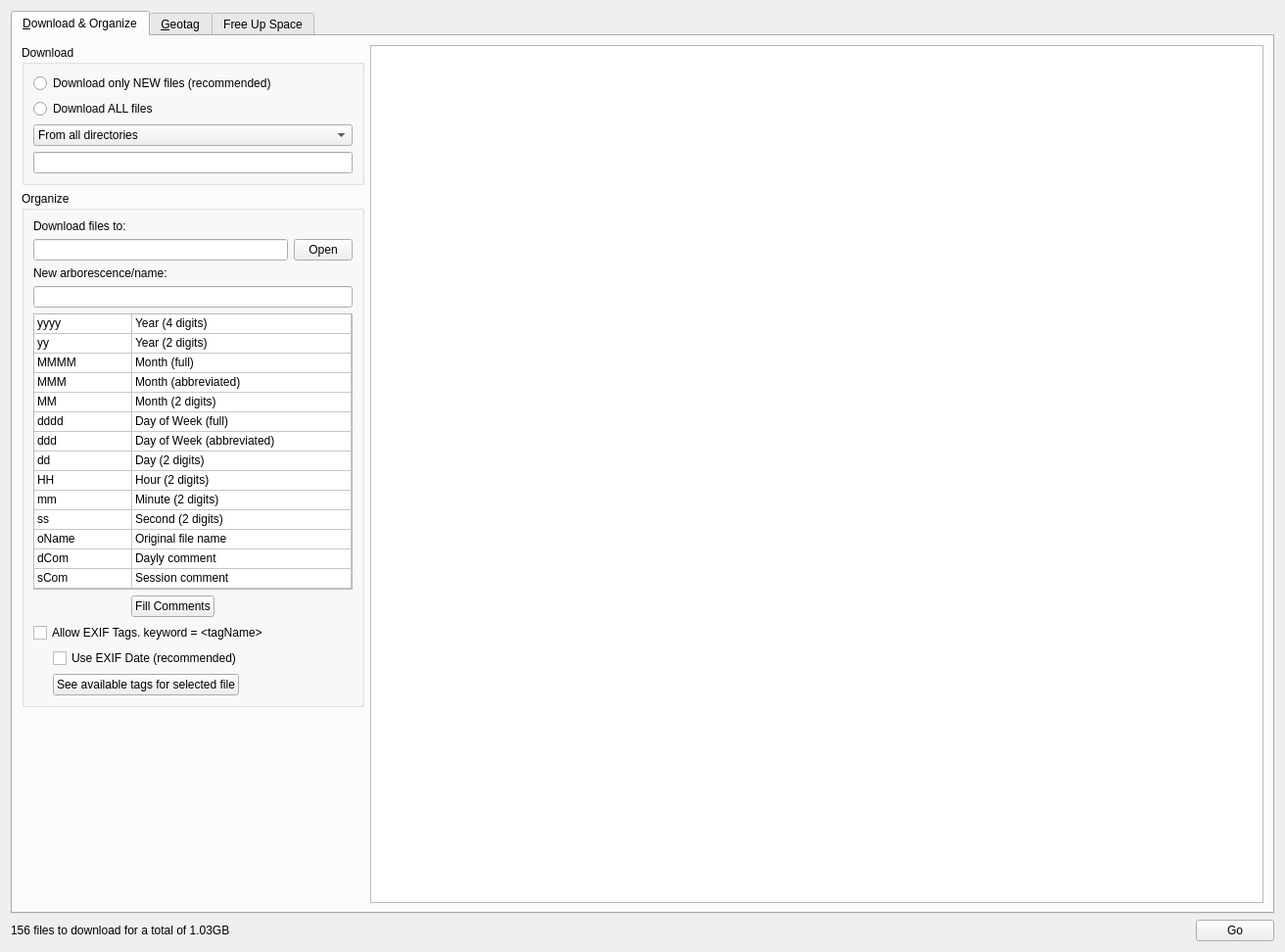
<?xml version="1.0" encoding="UTF-8"?>
<ui version="4.0">
 <class>DeviceConfigView</class>
 <widget class="QWidget" name="DeviceConfigView">
  <property name="geometry">
   <rect>
    <x>0</x>
    <y>0</y>
    <width>1312</width>
    <height>972</height>
   </rect>
  </property>
  <layout class="QVBoxLayout" name="verticalLayout_11" stretch="1,0">
   <item>
    <widget class="QTabWidget" name="Tabs">
     <property name="windowTitle">
      <string>Wizard</string>
     </property>
     <property name="windowIcon">
      <iconset resource="resources.qrc">
       <normaloff>:/icons/picsDL</normaloff>:/icons/picsDL</iconset>
     </property>
     <property name="currentIndex">
      <number>0</number>
     </property>
     <widget class="QWidget" name="Organize">
      <attribute name="icon">
       <iconset resource="resources.qrc">
        <normaloff>:/icons/download</normaloff>:/icons/download</iconset>
      </attribute>
      <attribute name="title">
       <string>&amp;Download &amp;&amp; Organize</string>
      </attribute>
      <attribute name="toolTip">
       <string>Choose which files will be transfered and how they will be organized</string>
      </attribute>
      <layout class="QHBoxLayout" name="horizontalLayout_3" stretch="1,4">
       <item>
        <layout class="QVBoxLayout" name="verticalLayout_2">
         <item>
          <widget class="QGroupBox" name="groupBox">
           <property name="maximumSize">
            <size>
             <width>16777215</width>
             <height>200</height>
            </size>
           </property>
           <property name="title">
            <string>Download</string>
           </property>
           <property name="flat">
            <bool>false</bool>
           </property>
           <property name="checkable">
            <bool>false</bool>
           </property>
           <layout class="QVBoxLayout" name="verticalLayout_3">
            <item>
             <widget class="QRadioButton" name="newRadio">
              <property name="text">
               <string>Download only NEW files (recommended)</string>
              </property>
             </widget>
            </item>
            <item>
             <widget class="QRadioButton" name="allRadio">
              <property name="text">
               <string>Download ALL files</string>
              </property>
             </widget>
            </item>
            <item>
             <widget class="QComboBox" name="filterType">
              <property name="sizeAdjustPolicy">
               <enum>QComboBox::AdjustToContents</enum>
              </property>
              <property name="iconSize">
               <size>
                <width>20</width>
                <height>30</height>
               </size>
              </property>
              <item>
               <property name="text">
                <string>From all directories</string>
               </property>
              </item>
              <item>
               <property name="text">
                <string>From all directories except:</string>
               </property>
              </item>
              <item>
               <property name="text">
                <string>Only from these directories:</string>
               </property>
              </item>
             </widget>
            </item>
            <item>
             <widget class="QLineEdit" name="filter"/>
            </item>
           </layout>
          </widget>
         </item>
         <item>
          <widget class="QGroupBox" name="groupBox_2">
           <property name="minimumSize">
            <size>
             <width>350</width>
             <height>0</height>
            </size>
           </property>
           <property name="title">
            <string>Organize</string>
           </property>
           <layout class="QVBoxLayout" name="verticalLayout_6">
            <item>
             <layout class="QVBoxLayout" name="verticalLayout_5">
              <item>
               <widget class="QLabel" name="label">
                <property name="text">
                 <string>Download files to:</string>
                </property>
               </widget>
              </item>
              <item>
               <layout class="QHBoxLayout" name="horizontalLayout">
                <item>
                 <widget class="QLineEdit" name="DLToLine"/>
                </item>
                <item>
                 <widget class="QPushButton" name="openButton">
                  <property name="maximumSize">
                   <size>
                    <width>60</width>
                    <height>16777215</height>
                   </size>
                  </property>
                  <property name="text">
                   <string>Open</string>
                  </property>
                  <property name="icon">
                   <iconset resource="resources.qrc">
                    <normaloff>:/icons/folder</normaloff>:/icons/folder</iconset>
                  </property>
                 </widget>
                </item>
               </layout>
              </item>
              <item>
               <widget class="QLabel" name="label_2">
                <property name="text">
                 <string>New arborescence/name:</string>
                </property>
               </widget>
              </item>
              <item>
               <widget class="QLineEdit" name="newNameEdit"/>
              </item>
              <item>
               <widget class="QTableWidget" name="keywordsTable">
                <property name="sizePolicy">
                 <sizepolicy hsizetype="Expanding" vsizetype="Fixed">
                  <horstretch>0</horstretch>
                  <verstretch>0</verstretch>
                 </sizepolicy>
                </property>
                <property name="minimumSize">
                 <size>
                  <width>0</width>
                  <height>0</height>
                 </size>
                </property>
                <property name="verticalScrollBarPolicy">
                 <enum>Qt::ScrollBarAlwaysOff</enum>
                </property>
                <property name="horizontalScrollBarPolicy">
                 <enum>Qt::ScrollBarAlwaysOff</enum>
                </property>
                <property name="sizeAdjustPolicy">
                 <enum>QAbstractScrollArea::AdjustToContents</enum>
                </property>
                <property name="editTriggers">
                 <set>QAbstractItemView::NoEditTriggers</set>
                </property>
                <property name="selectionMode">
                 <enum>QAbstractItemView::NoSelection</enum>
                </property>
                <property name="selectionBehavior">
                 <enum>QAbstractItemView::SelectRows</enum>
                </property>
                <attribute name="horizontalHeaderVisible">
                 <bool>false</bool>
                </attribute>
                <attribute name="horizontalHeaderStretchLastSection">
                 <bool>true</bool>
                </attribute>
                <attribute name="verticalHeaderVisible">
                 <bool>false</bool>
                </attribute>
                <attribute name="verticalHeaderDefaultSectionSize">
                 <number>20</number>
                </attribute>
                <attribute name="verticalHeaderMinimumSectionSize">
                 <number>20</number>
                </attribute>
                <attribute name="verticalHeaderStretchLastSection">
                 <bool>false</bool>
                </attribute>
                <row>
                 <property name="text">
                  <string>New Row</string>
                 </property>
                </row>
                <row>
                 <property name="text">
                  <string>New Row</string>
                 </property>
                </row>
                <row>
                 <property name="text">
                  <string>New Row</string>
                 </property>
                </row>
                <row>
                 <property name="text">
                  <string>New Row</string>
                 </property>
                </row>
                <row>
                 <property name="text">
                  <string>New Row</string>
                 </property>
                </row>
                <row>
                 <property name="text">
                  <string>day</string>
                 </property>
                </row>
                <row>
                 <property name="text">
                  <string>New Row</string>
                 </property>
                </row>
                <row>
                 <property name="text">
                  <string>New Row</string>
                 </property>
                </row>
                <row>
                 <property name="text">
                  <string>New Row</string>
                 </property>
                </row>
                <row>
                 <property name="text">
                  <string>New Row</string>
                 </property>
                </row>
                <row>
                 <property name="text">
                  <string>New Row</string>
                 </property>
                </row>
                <row>
                 <property name="text">
                  <string>New Row</string>
                 </property>
                </row>
                <row>
                 <property name="text">
                  <string>dCom</string>
                 </property>
                </row>
                <row>
                 <property name="text">
                  <string>sCom</string>
                 </property>
                </row>
                <column>
                 <property name="text">
                  <string>Keyword</string>
                 </property>
                </column>
                <column>
                 <property name="text">
                  <string>Value</string>
                 </property>
                </column>
                <item row="0" column="0">
                 <property name="text">
                  <string>yyyy</string>
                 </property>
                </item>
                <item row="0" column="1">
                 <property name="text">
                  <string>Year (4 digits)</string>
                 </property>
                </item>
                <item row="1" column="0">
                 <property name="text">
                  <string>yy</string>
                 </property>
                </item>
                <item row="1" column="1">
                 <property name="text">
                  <string>Year (2 digits)</string>
                 </property>
                </item>
                <item row="2" column="0">
                 <property name="text">
                  <string>MMMM</string>
                 </property>
                </item>
                <item row="2" column="1">
                 <property name="text">
                  <string>Month (full)</string>
                 </property>
                </item>
                <item row="3" column="0">
                 <property name="text">
                  <string>MMM</string>
                 </property>
                </item>
                <item row="3" column="1">
                 <property name="text">
                  <string>Month (abbreviated)</string>
                 </property>
                </item>
                <item row="4" column="0">
                 <property name="text">
                  <string>MM</string>
                 </property>
                </item>
                <item row="4" column="1">
                 <property name="text">
                  <string>Month (2 digits)</string>
                 </property>
                </item>
                <item row="5" column="0">
                 <property name="text">
                  <string>dddd</string>
                 </property>
                </item>
                <item row="5" column="1">
                 <property name="text">
                  <string>Day of Week (full)</string>
                 </property>
                </item>
                <item row="6" column="0">
                 <property name="text">
                  <string>ddd</string>
                 </property>
                </item>
                <item row="6" column="1">
                 <property name="text">
                  <string>Day of Week (abbreviated)</string>
                 </property>
                </item>
                <item row="7" column="0">
                 <property name="text">
                  <string>dd</string>
                 </property>
                </item>
                <item row="7" column="1">
                 <property name="text">
                  <string>Day (2 digits)</string>
                 </property>
                </item>
                <item row="8" column="0">
                 <property name="text">
                  <string>HH</string>
                 </property>
                </item>
                <item row="8" column="1">
                 <property name="text">
                  <string>Hour (2 digits)</string>
                 </property>
                </item>
                <item row="9" column="0">
                 <property name="text">
                  <string>mm</string>
                 </property>
                </item>
                <item row="9" column="1">
                 <property name="text">
                  <string>Minute (2 digits)</string>
                 </property>
                </item>
                <item row="10" column="0">
                 <property name="text">
                  <string>ss</string>
                 </property>
                </item>
                <item row="10" column="1">
                 <property name="text">
                  <string>Second (2 digits)</string>
                 </property>
                </item>
                <item row="11" column="0">
                 <property name="text">
                  <string>oName</string>
                 </property>
                </item>
                <item row="11" column="1">
                 <property name="text">
                  <string>Original file name</string>
                 </property>
                </item>
                <item row="12" column="0">
                 <property name="text">
                  <string>dCom</string>
                 </property>
                </item>
                <item row="12" column="1">
                 <property name="text">
                  <string>Dayly comment</string>
                 </property>
                 <property name="toolTip">
                  <string>requires 1 user input per day</string>
                 </property>
                </item>
                <item row="13" column="0">
                 <property name="text">
                  <string>sCom</string>
                 </property>
                </item>
                <item row="13" column="1">
                 <property name="text">
                  <string>Session comment</string>
                 </property>
                 <property name="toolTip">
                  <string>requires 1 user input per session</string>
                 </property>
                </item>
               </widget>
              </item>
              <item>
               <layout class="QHBoxLayout" name="horizontalLayout_5">
                <item>
                 <spacer name="horizontalSpacer_3">
                  <property name="orientation">
                   <enum>Qt::Horizontal</enum>
                  </property>
                  <property name="sizeType">
                   <enum>QSizePolicy::Fixed</enum>
                  </property>
                  <property name="sizeHint" stdset="0">
                   <size>
                    <width>100</width>
                    <height>20</height>
                   </size>
                  </property>
                 </spacer>
                </item>
                <item>
                 <widget class="QPushButton" name="FillCommentsButton">
                  <property name="enabled">
                   <bool>true</bool>
                  </property>
                  <property name="text">
                   <string>Fill Comments</string>
                  </property>
                 </widget>
                </item>
                <item>
                 <spacer name="horizontalSpacer_4">
                  <property name="orientation">
                   <enum>Qt::Horizontal</enum>
                  </property>
                  <property name="sizeHint" stdset="0">
                   <size>
                    <width>40</width>
                    <height>20</height>
                   </size>
                  </property>
                 </spacer>
                </item>
               </layout>
              </item>
              <item>
               <widget class="QCheckBox" name="allowEXIFBox">
                <property name="text">
                 <string>Allow EXIF Tags. keyword = &lt;tagName&gt;</string>
                </property>
               </widget>
              </item>
              <item>
               <layout class="QHBoxLayout" name="horizontalLayout_6">
                <item>
                 <spacer name="horizontalSpacer_2">
                  <property name="orientation">
                   <enum>Qt::Horizontal</enum>
                  </property>
                  <property name="sizeType">
                   <enum>QSizePolicy::Fixed</enum>
                  </property>
                  <property name="sizeHint" stdset="0">
                   <size>
                    <width>20</width>
                    <height>20</height>
                   </size>
                  </property>
                 </spacer>
                </item>
                <item>
                 <layout class="QVBoxLayout" name="verticalLayout">
                  <item>
                   <widget class="QCheckBox" name="UseEXIFDateBox">
                    <property name="text">
                     <string>Use EXIF Date (recommended)</string>
                    </property>
                   </widget>
                  </item>
                  <item>
                   <layout class="QHBoxLayout" name="horizontalLayout_4">
                    <item>
                     <widget class="QPushButton" name="seeAvTagsButton">
                      <property name="text">
                       <string>See available tags for selected file</string>
                      </property>
                     </widget>
                    </item>
                    <item>
                     <spacer name="horizontalSpacer_5">
                      <property name="orientation">
                       <enum>Qt::Horizontal</enum>
                      </property>
                      <property name="sizeHint" stdset="0">
                       <size>
                        <width>40</width>
                        <height>20</height>
                       </size>
                      </property>
                     </spacer>
                    </item>
                   </layout>
                  </item>
                 </layout>
                </item>
               </layout>
              </item>
             </layout>
            </item>
           </layout>
          </widget>
         </item>
         <item>
          <spacer name="verticalSpacer">
           <property name="orientation">
            <enum>Qt::Vertical</enum>
           </property>
           <property name="sizeHint" stdset="0">
            <size>
             <width>20</width>
             <height>40</height>
            </size>
           </property>
          </spacer>
         </item>
        </layout>
       </item>
       <item>
        <layout class="QVBoxLayout" name="verticalLayout_4" stretch="1">
         <item>
          <widget class="QTableView" name="tableView">
           <property name="minimumSize">
            <size>
             <width>500</width>
             <height>0</height>
            </size>
           </property>
           <property name="selectionBehavior">
            <enum>QAbstractItemView::SelectRows</enum>
           </property>
           <attribute name="horizontalHeaderStretchLastSection">
            <bool>true</bool>
           </attribute>
          </widget>
         </item>
        </layout>
       </item>
      </layout>
     </widget>
     <widget class="QWidget" name="Geotag">
      <attribute name="icon">
       <iconset resource="resources.qrc">
        <normaloff>:/icons/gps</normaloff>:/icons/gps</iconset>
      </attribute>
      <attribute name="title">
       <string>&amp;Geotag</string>
      </attribute>
      <attribute name="toolTip">
       <string>Insert GPS coordinates in the metadata of the downloaded files</string>
      </attribute>
      <layout class="QVBoxLayout" name="verticalLayout_10" stretch="0,0,1,0">
       <item>
        <widget class="QCheckBox" name="GeoTagBox">
         <property name="text">
          <string>Geo-tag the downloaded pictures</string>
         </property>
         <property name="checked">
          <bool>true</bool>
         </property>
        </widget>
       </item>
       <item>
        <widget class="QGroupBox" name="groupBox_3">
         <property name="title">
          <string>Tracking method</string>
         </property>
         <layout class="QVBoxLayout" name="verticalLayout_9">
          <item>
           <widget class="QRadioButton" name="TrackFolderRadio">
            <property name="text">
             <string>Folder containing tracking logs</string>
            </property>
           </widget>
          </item>
          <item>
           <layout class="QHBoxLayout" name="horizontalLayout_11">
            <item>
             <spacer name="horizontalSpacer_6">
              <property name="orientation">
               <enum>Qt::Horizontal</enum>
              </property>
              <property name="sizeType">
               <enum>QSizePolicy::Fixed</enum>
              </property>
              <property name="sizeHint" stdset="0">
               <size>
                <width>20</width>
                <height>20</height>
               </size>
              </property>
             </spacer>
            </item>
            <item>
             <layout class="QVBoxLayout" name="verticalLayout_8">
              <item>
               <layout class="QHBoxLayout" name="horizontalLayout_10">
                <item>
                 <widget class="QLineEdit" name="TrackFolderLine"/>
                </item>
                <item>
                 <widget class="QPushButton" name="trackOpenButton">
                  <property name="text">
                   <string>Open</string>
                  </property>
                  <property name="icon">
                   <iconset resource="resources.qrc">
                    <normaloff>:/icons/folder</normaloff>:/icons/folder</iconset>
                  </property>
                 </widget>
                </item>
               </layout>
              </item>
              <item>
               <widget class="QLabel" name="label_3">
                <property name="text">
                 <string>Currently supported track file formats are GPX, NMEA RMC/GGA/GLL, KML, IGC, Garmin XML and TCX, Magellan PMGNTRK, Honeywell PTNTHPR, and Winplus Beacon text files. </string>
                </property>
                <property name="wordWrap">
                 <bool>true</bool>
                </property>
               </widget>
              </item>
             </layout>
            </item>
           </layout>
          </item>
          <item>
           <widget class="QRadioButton" name="OpenPathsRadio">
            <property name="text">
             <string>OpenPaths.cc</string>
            </property>
           </widget>
          </item>
          <item>
           <layout class="QHBoxLayout" name="horizontalLayout_9">
            <item>
             <spacer name="horizontalSpacer_7">
              <property name="orientation">
               <enum>Qt::Horizontal</enum>
              </property>
              <property name="sizeType">
               <enum>QSizePolicy::Fixed</enum>
              </property>
              <property name="sizeHint" stdset="0">
               <size>
                <width>20</width>
                <height>20</height>
               </size>
              </property>
             </spacer>
            </item>
            <item>
             <layout class="QVBoxLayout" name="verticalLayout_7">
              <item>
               <layout class="QHBoxLayout" name="horizontalLayout_8">
                <item>
                 <widget class="QLabel" name="label_4">
                  <property name="text">
                   <string>Access Key:</string>
                  </property>
                 </widget>
                </item>
                <item>
                 <widget class="QLineEdit" name="OPAccessKeyLine">
                  <property name="text">
                   <string/>
                  </property>
                 </widget>
                </item>
               </layout>
              </item>
              <item>
               <layout class="QHBoxLayout" name="horizontalLayout_7">
                <item>
                 <widget class="QLabel" name="label_5">
                  <property name="text">
                   <string>Secret Key:</string>
                  </property>
                 </widget>
                </item>
                <item>
                 <widget class="QLineEdit" name="OPSecretKeyLine"/>
                </item>
               </layout>
              </item>
             </layout>
            </item>
           </layout>
          </item>
         </layout>
        </widget>
       </item>
       <item>
        <spacer name="verticalSpacer_2">
         <property name="orientation">
          <enum>Qt::Vertical</enum>
         </property>
         <property name="sizeHint" stdset="0">
          <size>
           <width>17</width>
           <height>496</height>
          </size>
         </property>
        </spacer>
       </item>
       <item>
        <layout class="QHBoxLayout" name="horizontalLayout_12" stretch="1">
         <item>
          <spacer name="horizontalSpacer_8">
           <property name="orientation">
            <enum>Qt::Horizontal</enum>
           </property>
           <property name="sizeHint" stdset="0">
            <size>
             <width>40</width>
             <height>20</height>
            </size>
           </property>
          </spacer>
         </item>
        </layout>
       </item>
      </layout>
     </widget>
     <widget class="QWidget" name="FreeUp">
      <attribute name="icon">
       <iconset resource="resources.qrc">
        <normaloff>:/icons/delete</normaloff>:/icons/delete</iconset>
      </attribute>
      <attribute name="title">
       <string>Free Up Space</string>
      </attribute>
      <layout class="QVBoxLayout" name="verticalLayout_13">
       <item>
        <widget class="QCheckBox" name="free_up_box">
         <property name="text">
          <string>Free up some space on the device once the download is complete.</string>
         </property>
         <property name="checked">
          <bool>true</bool>
         </property>
        </widget>
       </item>
       <item>
        <widget class="QGroupBox" name="groupBox_4">
         <property name="enabled">
          <bool>true</bool>
         </property>
         <property name="title">
          <string>Free up criteria</string>
         </property>
         <layout class="QVBoxLayout" name="verticalLayout_12">
          <item>
           <layout class="QHBoxLayout" name="horizontalLayout_2" stretch="0,0,0,1">
            <item>
             <widget class="QCheckBox" name="nbPics_box">
              <property name="text">
               <string>Make room for</string>
              </property>
             </widget>
            </item>
            <item>
             <widget class="QLineEdit" name="nbPics">
              <property name="sizePolicy">
               <sizepolicy hsizetype="Fixed" vsizetype="Fixed">
                <horstretch>0</horstretch>
                <verstretch>0</verstretch>
               </sizepolicy>
              </property>
              <property name="maximumSize">
               <size>
                <width>50</width>
                <height>16777215</height>
               </size>
              </property>
              <property name="inputMask">
               <string>9999</string>
              </property>
              <property name="text">
               <string>200</string>
              </property>
              <property name="maxLength">
               <number>4</number>
              </property>
              <property name="frame">
               <bool>true</bool>
              </property>
             </widget>
            </item>
            <item>
             <widget class="QLabel" name="free_up_nbpics_label">
              <property name="text">
               <string>pictures</string>
              </property>
             </widget>
            </item>
            <item>
             <spacer name="horizontalSpacer">
              <property name="orientation">
               <enum>Qt::Horizontal</enum>
              </property>
              <property name="sizeHint" stdset="0">
               <size>
                <width>40</width>
                <height>20</height>
               </size>
              </property>
             </spacer>
            </item>
           </layout>
          </item>
          <item>
           <layout class="QHBoxLayout" name="horizontalLayout_14">
            <item>
             <widget class="QCheckBox" name="target_pct_box">
              <property name="text">
               <string>Free up space until</string>
              </property>
             </widget>
            </item>
            <item>
             <widget class="QSpinBox" name="target_pct">
              <property name="suffix">
               <string>%</string>
              </property>
              <property name="maximum">
               <number>100</number>
              </property>
              <property name="value">
               <number>25</number>
              </property>
             </widget>
            </item>
            <item>
             <widget class="QLabel" name="label_8">
              <property name="text">
               <string>is available</string>
              </property>
             </widget>
            </item>
            <item>
             <spacer name="horizontalSpacer_10">
              <property name="orientation">
               <enum>Qt::Horizontal</enum>
              </property>
              <property name="sizeHint" stdset="0">
               <size>
                <width>40</width>
                <height>20</height>
               </size>
              </property>
             </spacer>
            </item>
           </layout>
          </item>
          <item>
           <widget class="QLabel" name="label_6">
            <property name="text">
             <string>&lt;html&gt;&lt;head/&gt;&lt;body&gt;&lt;p&gt;Info:&lt;br/&gt;- PicsDL will &lt;span style=&quot; font-weight:600;&quot;&gt;only remove&lt;/span&gt; files that were previously transfered by PicsDL&lt;br/&gt;- Files are deleted &lt;span style=&quot; font-weight:600;&quot;&gt;from the oldest to the newest&lt;/span&gt;&lt;/p&gt;&lt;/body&gt;&lt;/html&gt;</string>
            </property>
           </widget>
          </item>
          <item>
           <layout class="QHBoxLayout" name="horizontalLayout_15">
            <item>
             <widget class="QCheckBox" name="protect_days_box">
              <property name="text">
               <string>Do not delete files that were created in the past</string>
              </property>
             </widget>
            </item>
            <item>
             <widget class="QSpinBox" name="protect_days">
              <property name="suffix">
               <string> days</string>
              </property>
              <property name="maximum">
               <number>999</number>
              </property>
              <property name="value">
               <number>30</number>
              </property>
             </widget>
            </item>
            <item>
             <spacer name="horizontalSpacer_11">
              <property name="orientation">
               <enum>Qt::Horizontal</enum>
              </property>
              <property name="sizeHint" stdset="0">
               <size>
                <width>40</width>
                <height>20</height>
               </size>
              </property>
             </spacer>
            </item>
           </layout>
          </item>
          <item>
           <widget class="QCheckBox" name="protect_transfer_box">
            <property name="text">
             <string>Do not delete files that were just transfered</string>
            </property>
           </widget>
          </item>
         </layout>
        </widget>
       </item>
       <item>
        <widget class="QGroupBox" name="groupBox_5">
         <property name="enabled">
          <bool>true</bool>
         </property>
         <property name="title">
          <string>Simulation</string>
         </property>
         <layout class="QHBoxLayout" name="horizontalLayout_16">
          <item>
           <widget class="QLabel" name="stats">
            <property name="text">
             <string>Currently available space:
Space to free up:
Available space after operation:
Target available space:</string>
            </property>
            <property name="alignment">
             <set>Qt::AlignLeading|Qt::AlignLeft|Qt::AlignVCenter</set>
            </property>
           </widget>
          </item>
          <item>
           <widget class="QLabel" name="free_up_simulation">
            <property name="text">
             <string>&lt;html&gt;&lt;head/&gt;&lt;body&gt;&lt;p&gt;600MB (12%)&lt;br/&gt;532MB (&lt;a href=&quot;files to delete&quot;&gt;&lt;span style=&quot; text-decoration: underline; color:#0000ff;&quot;&gt;124 files&lt;/span&gt;&lt;/a&gt;)&lt;br/&gt;1.22GB (25%)&lt;br/&gt;1.22GB (25%)&lt;/p&gt;&lt;/body&gt;&lt;/html&gt;</string>
            </property>
            <property name="textFormat">
             <enum>Qt::RichText</enum>
            </property>
            <property name="openExternalLinks">
             <bool>false</bool>
            </property>
           </widget>
          </item>
          <item>
           <spacer name="horizontalSpacer_12">
            <property name="orientation">
             <enum>Qt::Horizontal</enum>
            </property>
            <property name="sizeHint" stdset="0">
             <size>
              <width>40</width>
              <height>20</height>
             </size>
            </property>
           </spacer>
          </item>
         </layout>
        </widget>
       </item>
       <item>
        <spacer name="verticalSpacer_3">
         <property name="orientation">
          <enum>Qt::Vertical</enum>
         </property>
         <property name="sizeHint" stdset="0">
          <size>
           <width>20</width>
           <height>464</height>
          </size>
         </property>
        </spacer>
       </item>
      </layout>
     </widget>
    </widget>
   </item>
   <item>
    <layout class="QHBoxLayout" name="horizontalLayout_13" stretch="0,0,1,0,0">
     <item>
      <widget class="QLabel" name="statusText">
       <property name="text">
        <string>156 files to download for a total of 1.03GB</string>
       </property>
      </widget>
     </item>
     <item>
      <widget class="ProgressBarLabel" name="cacheView" native="true"/>
     </item>
     <item>
      <spacer name="horizontalSpacer_9">
       <property name="orientation">
        <enum>Qt::Horizontal</enum>
       </property>
       <property name="sizeHint" stdset="0">
        <size>
         <width>40</width>
         <height>20</height>
        </size>
       </property>
      </spacer>
     </item>
     <item>
      <widget class="autoCheckBox" name="automation" native="true"/>
     </item>
     <item>
      <widget class="QPushButton" name="goButton">
       <property name="text">
        <string>Go</string>
       </property>
       <property name="icon">
        <iconset resource="resources.qrc">
         <normaloff>:/icons/play</normaloff>:/icons/play</iconset>
       </property>
      </widget>
     </item>
    </layout>
   </item>
  </layout>
 </widget>
 <customwidgets>
  <customwidget>
   <class>autoCheckBox</class>
   <extends>QWidget</extends>
   <header>autocheckbox.h</header>
   <container>1</container>
   <slots>
    <signal>clicked()</signal>
   </slots>
  </customwidget>
  <customwidget>
   <class>ProgressBarLabel</class>
   <extends>QWidget</extends>
   <header>progressbarlabel.h</header>
   <container>1</container>
  </customwidget>
 </customwidgets>
 <resources>
  <include location="resources.qrc"/>
 </resources>
 <connections>
  <connection>
   <sender>newRadio</sender>
   <signal>clicked()</signal>
   <receiver>DeviceConfigView</receiver>
   <slot>CopyToConfig()</slot>
   <hints>
    <hint type="sourcelabel">
     <x>200</x>
     <y>113</y>
    </hint>
    <hint type="destinationlabel">
     <x>1311</x>
     <y>30</y>
    </hint>
   </hints>
  </connection>
  <connection>
   <sender>allRadio</sender>
   <signal>clicked()</signal>
   <receiver>DeviceConfigView</receiver>
   <slot>CopyToConfig()</slot>
   <hints>
    <hint type="sourcelabel">
     <x>88</x>
     <y>132</y>
    </hint>
    <hint type="destinationlabel">
     <x>1080</x>
     <y>24</y>
    </hint>
   </hints>
  </connection>
  <connection>
   <sender>goButton</sender>
   <signal>clicked()</signal>
   <receiver>DeviceConfigView</receiver>
   <slot>go()</slot>
   <hints>
    <hint type="sourcelabel">
     <x>1253</x>
     <y>945</y>
    </hint>
    <hint type="destinationlabel">
     <x>507</x>
     <y>330</y>
    </hint>
   </hints>
  </connection>
  <connection>
   <sender>GeoTagBox</sender>
   <signal>toggled(bool)</signal>
   <receiver>groupBox_3</receiver>
   <slot>setEnabled(bool)</slot>
   <hints>
    <hint type="sourcelabel">
     <x>63</x>
     <y>64</y>
    </hint>
    <hint type="destinationlabel">
     <x>103</x>
     <y>142</y>
    </hint>
   </hints>
  </connection>
  <connection>
   <sender>TrackFolderRadio</sender>
   <signal>clicked()</signal>
   <receiver>DeviceConfigView</receiver>
   <slot>CopyToConfig()</slot>
   <hints>
    <hint type="sourcelabel">
     <x>102</x>
     <y>146</y>
    </hint>
    <hint type="destinationlabel">
     <x>329</x>
     <y>9</y>
    </hint>
   </hints>
  </connection>
  <connection>
   <sender>OpenPathsRadio</sender>
   <signal>clicked()</signal>
   <receiver>DeviceConfigView</receiver>
   <slot>CopyToConfig()</slot>
   <hints>
    <hint type="sourcelabel">
     <x>105</x>
     <y>275</y>
    </hint>
    <hint type="destinationlabel">
     <x>446</x>
     <y>16</y>
    </hint>
   </hints>
  </connection>
  <connection>
   <sender>filterType</sender>
   <signal>currentIndexChanged(int)</signal>
   <receiver>DeviceConfigView</receiver>
   <slot>CopyToConfig()</slot>
   <hints>
    <hint type="sourcelabel">
     <x>195</x>
     <y>181</y>
    </hint>
    <hint type="destinationlabel">
     <x>804</x>
     <y>35</y>
    </hint>
   </hints>
  </connection>
  <connection>
   <sender>automation</sender>
   <signal>clicked()</signal>
   <receiver>DeviceConfigView</receiver>
   <slot>CopyToConfig()</slot>
   <hints>
    <hint type="sourcelabel">
     <x>1176</x>
     <y>957</y>
    </hint>
    <hint type="destinationlabel">
     <x>655</x>
     <y>485</y>
    </hint>
   </hints>
  </connection>
  <connection>
   <sender>free_up_box</sender>
   <signal>toggled(bool)</signal>
   <receiver>groupBox_4</receiver>
   <slot>setEnabled(bool)</slot>
   <hints>
    <hint type="sourcelabel">
     <x>71</x>
     <y>72</y>
    </hint>
    <hint type="destinationlabel">
     <x>79</x>
     <y>99</y>
    </hint>
   </hints>
  </connection>
  <connection>
   <sender>free_up_box</sender>
   <signal>toggled(bool)</signal>
   <receiver>groupBox_5</receiver>
   <slot>setEnabled(bool)</slot>
   <hints>
    <hint type="sourcelabel">
     <x>140</x>
     <y>77</y>
    </hint>
    <hint type="destinationlabel">
     <x>98</x>
     <y>367</y>
    </hint>
   </hints>
  </connection>
 </connections>
 <slots>
  <slot>CopyToConfig()</slot>
  <slot>SaveConfig()</slot>
  <slot>go()</slot>
 </slots>
</ui>
